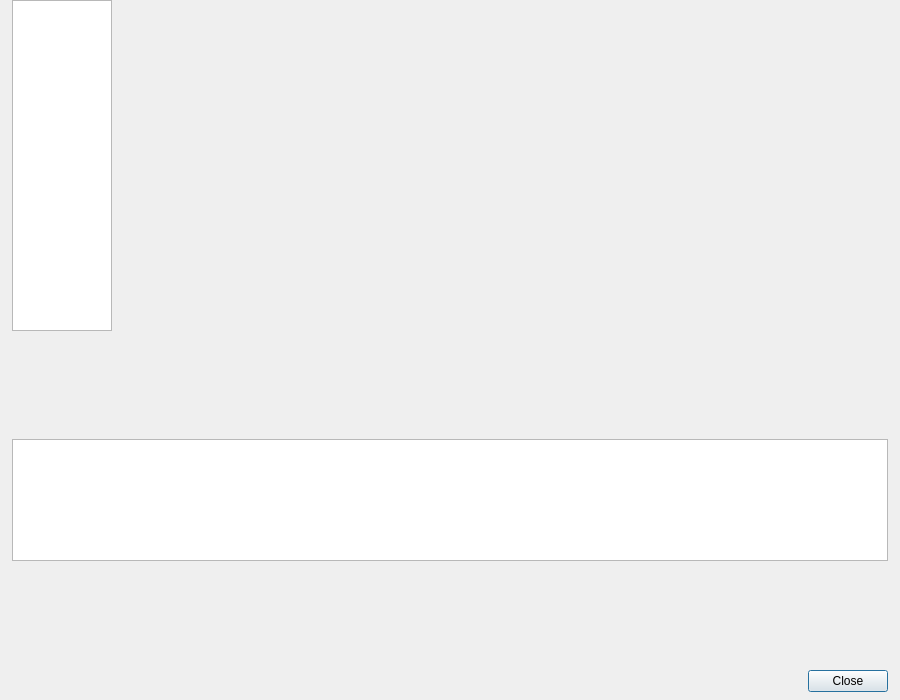
<?xml version="1.0" encoding="UTF-8"?>
<ui version="4.0">
 <class>SettingsWindow</class>
 <widget class="QDialog" name="SettingsWindow">
  <property name="geometry">
   <rect>
    <x>0</x>
    <y>0</y>
    <width>900</width>
    <height>700</height>
   </rect>
  </property>
  <property name="styleSheet">
   <string notr="true">QDialog { border: none; }</string>
  </property>
  <layout class="QGridLayout" name="rootLayout" columnstretch="0,1">
   <property name="spacing">
    <number>0</number>
   </property>
   <property name="leftMargin">
    <number>0</number>
   </property>
   <property name="topMargin">
    <number>0</number>
   </property>
   <property name="rightMargin">
    <number>0</number>
   </property>
   <property name="bottomMargin">
    <number>0</number>
   </property>
   <item row="0" column="0">
    <widget class="QFrame" name="navigationFrame">
     <property name="sizePolicy">
      <sizepolicy hsizetype="Fixed" vsizetype="Preferred">
       <horstretch>0</horstretch>
       <verstretch>0</verstretch>
      </sizepolicy>
     </property>
     <property name="frameShape">
      <enum>QFrame::Shape::NoFrame</enum>
     </property>
     <property name="frameShadow">
      <enum>QFrame::Shadow::Plain</enum>
     </property>
     <layout class="QVBoxLayout" name="navigationLayout">
      <property name="spacing">
       <number>0</number>
      </property>
      <property name="leftMargin">
       <number>12</number>
      </property>
      <property name="topMargin">
       <number>0</number>
      </property>
      <property name="rightMargin">
       <number>12</number>
      </property>
      <property name="bottomMargin">
       <number>0</number>
      </property>
      <item>
       <widget class="QListWidget" name="navigationList">
        <property name="accessibleName">
         <string>Settings categories</string>
        </property>
        <property name="sizePolicy">
         <sizepolicy hsizetype="Fixed" vsizetype="Minimum">
          <horstretch>0</horstretch>
          <verstretch>0</verstretch>
         </sizepolicy>
        </property>
        <property name="sizeAdjustPolicy">
         <enum>QAbstractScrollArea::SizeAdjustPolicy::AdjustToContents</enum>
        </property>
        <property name="iconSize">
         <size>
          <width>32</width>
          <height>32</height>
         </size>
        </property>
        <property name="wordWrap">
         <bool>true</bool>
        </property>
       </widget>
      </item>
     </layout>
    </widget>
   </item>
   <item row="0" column="1">
    <widget class="QWidget" name="contentWidget" native="true">
     <layout class="QVBoxLayout" name="contentLayout">
      <property name="spacing">
       <number>0</number>
      </property>
      <property name="leftMargin">
       <number>0</number>
      </property>
      <property name="topMargin">
       <number>0</number>
      </property>
      <property name="rightMargin">
       <number>0</number>
      </property>
      <property name="bottomMargin">
       <number>0</number>
      </property>
      <item>
       <widget class="QStackedWidget" name="stackedPanes"/>
      </item>
     </layout>
    </widget>
   </item>
   <item row="1" column="0" colspan="2">
    <widget class="QFrame" name="helpFrame">
     <property name="visible">
      <bool>false</bool>
     </property>
     <property name="frameShape">
      <enum>QFrame::Shape::NoFrame</enum>
     </property>
     <layout class="QVBoxLayout" name="helpLayout">
      <property name="leftMargin">
       <number>12</number>
      </property>
      <property name="topMargin">
       <number>8</number>
      </property>
      <property name="rightMargin">
       <number>12</number>
      </property>
      <property name="bottomMargin">
       <number>0</number>
      </property>
      <item>
       <widget class="QTextBrowser" name="helpText">
        <property name="accessibleName">
         <string>Setting description</string>
        </property>
        <property name="minimumSize">
         <size>
          <width>0</width>
          <height>122</height>
         </size>
        </property>
        <property name="maximumSize">
         <size>
          <width>16777215</width>
          <height>122</height>
         </size>
        </property>
        <property name="readOnly">
         <bool>true</bool>
        </property>
       </widget>
      </item>
     </layout>
    </widget>
   </item>
   <item row="2" column="0" colspan="2">
    <widget class="QFrame" name="footerFrame">
     <layout class="QGridLayout" name="footerLayout">
      <property name="leftMargin">
       <number>12</number>
      </property>
      <property name="topMargin">
       <number>8</number>
      </property>
      <property name="rightMargin">
       <number>12</number>
      </property>
      <property name="bottomMargin">
       <number>8</number>
      </property>
      <item row="0" column="0">
       <widget class="QDialogButtonBox" name="buttonBox">
        <property name="orientation">
         <enum>Qt::Orientation::Horizontal</enum>
        </property>
        <property name="standardButtons">
         <set>QDialogButtonBox::StandardButton::Close</set>
        </property>
       </widget>
      </item>
     </layout>
    </widget>
   </item>
  </layout>
 </widget>
 <tabstops>
  <tabstop>navigationList</tabstop>
  <tabstop>helpText</tabstop>
  <tabstop>buttonBox</tabstop>
 </tabstops>
 <resources/>
 <connections/>
</ui>
